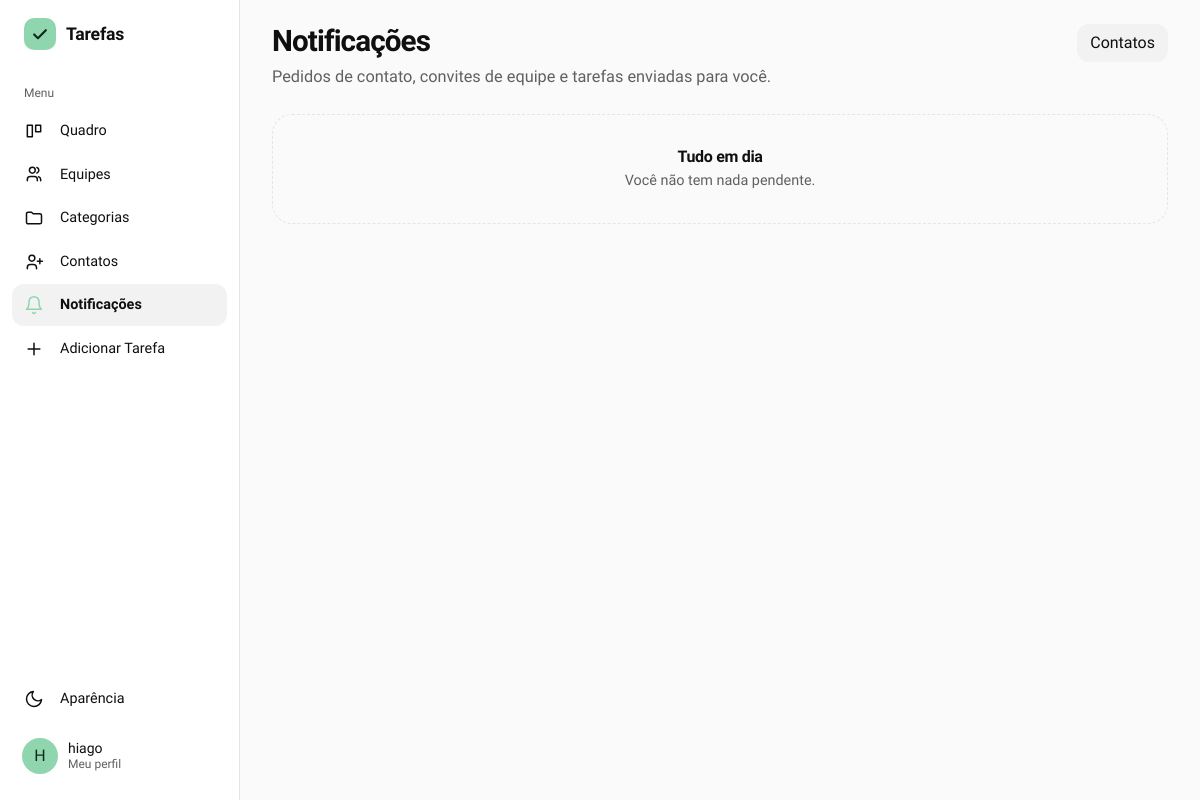
/notificacoes (signed in), run on an earlier commit of the app's database.
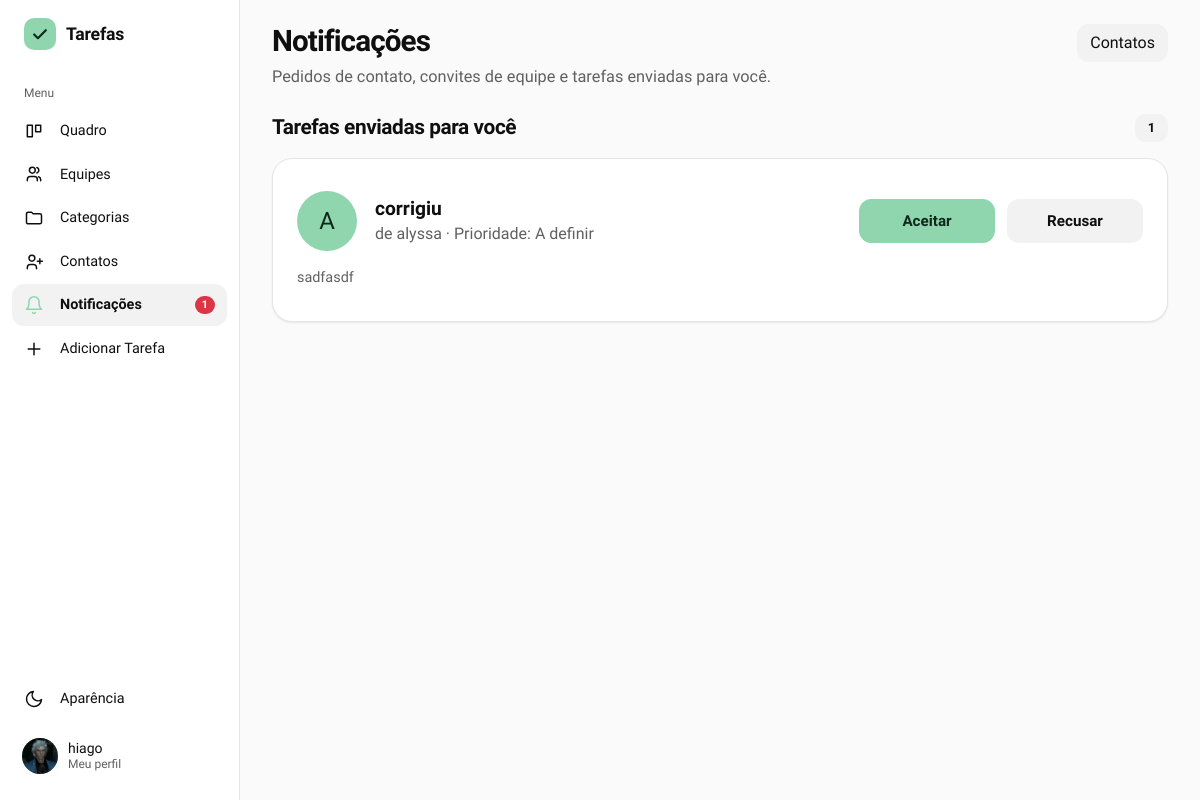
And on a later commit of the database.
### gerenciador_de_tarefas/models.py (models this page shows)
class Usuario(db.Model, UserMixin):
    id = db.Column(db.Integer, primary_key=True)
    nomeUsuario = db.Column(db.String(50), unique=True, nullable=False)
    email = db.Column(db.String(254), unique=True, nullable=False)
    senha = db.Column(db.String(255), nullable=False)
    nome = db.Column(db.String(100), nullable=False)
    tarefasCriadas = db.relationship('Tarefa', backref='criador', foreign_keys='Tarefa.criador_id', lazy=True)
    tarefasAtribuidas = db.relationship('Tarefa', backref='responsavel', foreign_keys='Tarefa.responsavel_id', lazy=True)
    cargo = db.Column(db.String(20), nullable=False, default='usuario') #admin ou usuario
    foto_perfil = db.Column(db.String(200), nullable=True, default='default.png')
    ordenacao_quadro = db.Column(db.String(30), nullable=False, default='padrao')

class Tarefa(db.Model):
    id = db.Column(db.Integer, primary_key=True)
    titulo = db.Column(db.String(150), nullable=False)
    descricao = db.Column(db.Text, nullable=False)
    status = db.Column(db.String(20), nullable=False, default='Pendente')
    prioridade = db.Column(db.String(20), nullable=False, default='A definir')
    prazo = db.Column(db.DateTime, nullable=True, index=True)
    criador_id = db.Column(db.Integer, db.ForeignKey('usuario.id'), nullable=False)
    responsavel_id = db.Column(db.Integer, db.ForeignKey('usuario.id'), nullable=False)
    equipe_id = db.Column(db.Integer, db.ForeignKey('equipe.id'), nullable=True)
    categoria_id = db.Column(db.Integer, db.ForeignKey('categoria.id'), nullable=True)
    subtarefas = db.relationship('Subtarefa', backref='tarefa', cascade='all, delete-orphan', lazy=True)
    aceite = db.Column(db.String(20), nullable=False, default='aceita', server_default='aceita')

### gerenciador_de_tarefas/app.py (the view)
@app.route('/notificacoes')
@login_required
def notificacoes():
    pedidos = Contato.query.filter_by(
        destinatario_id=current_user.id, status='pendente'
    ).order_by(Contato.criado_em.desc()).all()
    convites = ConviteEquipe.query.filter_by(
        convidado_id=current_user.id
    ).order_by(ConviteEquipe.criado_em.desc()).all()
    tarefas = Tarefa.query.filter_by(
        responsavel_id=current_user.id, aceite='aguardando'
    ).order_by(Tarefa.id.desc()).all()
    return render_template('notificacoes.html', pedidos=pedidos, convites=convites, tarefas=tarefas)

### gerenciador_de_tarefas/app.py (called while the page is built)
@login_manager.user_loader
def load_user(user_id):
    return db.session.get(Usuario, int(user_id))

@app.context_processor
def injetar_categorias_globais():
    if current_user.is_authenticated:
        return dict(categorias_globais=categorias_acessiveis())
    return dict(categorias_globais=[])

@app.context_processor
def injetar_notificacoes():
    if not current_user.is_authenticated:
        return dict(n_notificacoes=0)
    n = (Contato.query.filter_by(destinatario_id=current_user.id, status='pendente').count()
         + ConviteEquipe.query.filter_by(convidado_id=current_user.id).count()
         + Tarefa.query.filter_by(responsavel_id=current_user.id, aceite='aguardando').count())
    return dict(n_notificacoes=n)

def categorias_do_usuario():
    return Categoria.query.filter_by(usuario_id=current_user.id).order_by(Categoria.nome).all()

def categorias_acessiveis():
    proprias = categorias_do_usuario()
    de_outros = [cs.categoria for cs in CategoriaCompartilhada.query.filter_by(usuario_id=current_user.id).all()]
    return proprias + sorted(de_outros, key=lambda c: c.nome.lower())

### gerenciador_de_tarefas/templates/notificacoes.html (shortened to what this page needs)
{% extends "base.html" %}
{% block content %}
{% macro avatar(u) -%}
    {% if u.foto_perfil and u.foto_perfil != 'default.png' %}
        <img src="{{ url_for('static', filename='uploads/' + u.foto_perfil) }}" alt="" class="usuario-foto" />
    {% else %}
        <span class="usuario-foto">{{ u.nomeUsuario[:1]|upper }}</span>
    {% endif %}
{%- endmacro %}
<div class="eq-topo">
    <div>
        <h1 class="titulo-pagina">Notificações</h1>
        <p class="eq-subtitulo">Pedidos de contato, convites de equipe e tarefas enviadas para você.</p>
    </div>
    <a href="{{ url_for('contatos') }}" class="btn btn-outline-secondary">Contatos</a>
</div>
{% if not pedidos and not convites and not tarefas %}
<div class="eq-vazio">
    <h3 class="eq-vazio-titulo">Tudo em dia</h3>
    <p>Você não tem nada pendente.</p>
</div>
{% endif %}
{% if tarefas %}
<section class="eq-secao mb-5">
    <div class="eq-secao-cab">
        <h2 class="eq-secao-titulo">Tarefas enviadas para você</h2>
        <span class="eq-contagem">{{ tarefas|length }}</span>
    </div>
    <div class="cartao">
        {% for t in tarefas %}
        <div class="contato-item {{ 'border-top' if not loop.first }}">
            <div class="contato-linha">
                {{ avatar(t.criador) }}
                <div class="contato-info">
                    <div class="contato-nome">{{ t.titulo }}</div>
                    <div class="contato-usuario contato-usuario-livre">
                        de {{ t.criador.nomeUsuario }} · Prioridade: {{ t.prioridade or 'A definir' }}
                    </div>
                </div>
                <div class="contato-acoes">
                    <form method="POST" action="{{ url_for('aceitar_tarefa', tarefa_id=t.id) }}">
                        <button type="submit" class="btn btn-principal">Aceitar</button>
                    </form>
                    <form method="POST" action="{{ url_for('recusar_tarefa', tarefa_id=t.id) }}">
                        <button type="submit" class="btn btn-outline-secondary">Recusar</button>
                    </form>
                </div>
            </div>
            {% if t.descricao %}
            <p class="eqp-ajuda mt-3 mb-0">{{ t.descricao }}</p>
            {% endif %}
        </div>
        {% endfor %}
    </div>
</section>
{% endif %}
{% endblock %}

### gerenciador_de_tarefas/templates/base.html (shortened to what the changed rows need)
<!doctype html>
<html lang="pt-br">
  <head>
    <link
      rel="stylesheet"
      href="https://cdn.jsdelivr.net/npm/bootstrap@5.3.0/dist/css/bootstrap.min.css"
    />
    <link
      rel="stylesheet"
      href="{{ url_for('static', filename='static.css') }}"
    />
    <link rel="stylesheet" href="https://cdn.jsdelivr.net/npm/flatpickr/dist/flatpickr.min.css">
    <link rel="stylesheet" href="https://cdn.jsdelivr.net/npm/flatpickr/dist/themes/dark.css">
  </head>
  <body>
    {% macro aparencia(direcao='dropup') %}
    <div class="{{ direcao }}">
      <button
        class="menu-item"
        type="button"
        data-bs-toggle="dropdown"
        data-bs-auto-close="outside"
        aria-expanded="false"
      >
        <svg viewBox="0 0 24 24" fill="none" stroke="currentColor" stroke-width="1.8" stroke-linecap="round" stroke-linejoin="round" aria-hidden="true"><path d="M21 12.8A9 9 0 1111.2 3a7 7 0 009.8 9.8z"/></svg>
        <span>Aparência</span>
      </button>
    </div>
    {% endmacro %}
    {% macro logo() %}
    <span class="marca-icone">
      <svg width="20" height="20" viewBox="0 0 24 24" fill="none" stroke="currentColor" stroke-width="2.6" stroke-linecap="round" stroke-linejoin="round" aria-hidden="true"><path d="M5 12.5l4.5 4.5L19 7.5"/></svg>
    </span>
    {% endmacro %}
    {% set ep = request.endpoint or '' %}
    {% if current_user.is_authenticated %}
    <div class="app">
      <aside class="lateral" aria-label="Menu principal">
        <a
          class="marca"
          href="{{ url_for('admin_dashboard') if current_user.cargo == 'admin' else url_for('quadro') }}"
        >{{ logo() }}<span>Tarefas</span></a>
        <div class="menu-titulo">Menu</div>
        <a class="menu-item {{ 'ativo' if ep == 'quadro' }}" href="{{ url_for('quadro') }}">
          <svg viewBox="0 0 24 24" fill="none" stroke="currentColor" stroke-width="1.8" stroke-linecap="round" stroke-linejoin="round" aria-hidden="true"><path d="M4 5h6v14H4zM14 5h6v8h-6z"/></svg>
          <span>Quadro</span>
        </a>
        <a class="menu-item {{ 'ativo' if ep in ['equipes', 'ver_equipe', 'adicionar_tarefa_equipe'] }}" href="{{ url_for('equipes') }}">
          <svg viewBox="0 0 24 24" fill="none" stroke="currentColor" stroke-width="1.8" stroke-linecap="round" stroke-linejoin="round" aria-hidden="true"><path d="M16 20v-1.5a3.5 3.5 0 00-3.5-3.5h-5A3.5 3.5 0 004 18.5V20M10 11a3.5 3.5 0 100-7 3.5 3.5 0 000 7zM20 20v-1.5a3.5 3.5 0 00-2.5-3.3M15.5 4.2a3.5 3.5 0 010 6.6"/></svg>
          <span>Equipes</span>
        </a>
        <a class="menu-item {{ 'ativo' if ep in ['ver_categorias', 'ver_categoria'] }}" href="{{ url_for('ver_categorias') }}">
          <svg viewBox="0 0 24 24" fill="none" stroke="currentColor" stroke-width="1.8" stroke-linejoin="round" aria-hidden="true"><path d="M3 7a2 2 0 012-2h4l2 2h8a2 2 0 012 2v8a2 2 0 01-2 2H5a2 2 0 01-2-2z"/></svg>
          <span>Categorias</span>
        </a>
        <a class="menu-item {{ 'ativo' if ep == 'contatos' }}" href="{{ url_for('contatos') }}">
          <svg viewBox="0 0 24 24" fill="none" stroke="currentColor" stroke-width="1.8" stroke-linecap="round" stroke-linejoin="round" aria-hidden="true"><path d="M15 20v-1.5a3.5 3.5 0 00-3.5-3.5h-4A3.5 3.5 0 004 18.5V20M9.5 11a3.5 3.5 0 100-7 3.5 3.5 0 000 7zM19 8v6M16 11h6"/></svg>
          <span>Contatos</span>
        </a>
        <a class="menu-item {{ 'ativo' if ep == 'notificacoes' }}" href="{{ url_for('notificacoes') }}">
          <svg viewBox="0 0 24 24" fill="none" stroke="currentColor" stroke-width="1.8" stroke-linecap="round" stroke-linejoin="round" aria-hidden="true"><path d="M6 8a6 6 0 0112 0c0 7 3 9 3 9H3s3-2 3-9M10.3 21a1.9 1.9 0 003.4 0"/></svg>
          <span>Notificações</span>
          {% if n_notificacoes %}<span class="badge rounded-pill text-bg-danger ms-auto">{{ n_notificacoes }}</span>{% endif %}
        </a>
        <a class="menu-item" href="#" data-bs-toggle="modal" data-bs-target="#modalAdicionarTarefa">
          <svg viewBox="0 0 24 24" fill="none" stroke="currentColor" stroke-width="1.8" stroke-linecap="round" aria-hidden="true"><path d="M12 5v14M5 12h14"/></svg>
          <span>Adicionar Tarefa</span>
        </a>
        <div class="menu-espaco"></div>
        {{ aparencia('dropup') }}
        <a href="#" class="usuario-card mt-2 text-decoration-none" data-bs-toggle="modal" data-bs-target="#modalPerfil" title="Meu Perfil">
          {% if current_user.foto_perfil and current_user.foto_perfil != 'default.png' %}
            <img src="{{ url_for('static', filename='uploads/' + current_user.foto_perfil) }}" alt="" class="usuario-foto" />
          {% else %}
            <span class="usuario-foto">{{ current_user.nomeUsuario[:1]|upper }}</span>
          {% endif %}
          <span class="usuario-nome">{{ current_user.nome or current_user.nomeUsuario }}<small>Meu perfil</small></span>
        </a>
      </aside>
      <main class="conteudo">
        <div class="conteudo-interno">
    {% endif %}
    {% block content %}{% endblock %}
    {% if current_user.is_authenticated %}
        </div>
      </main>
    </div>
    {% else %}
    </main>
    {% endif %}
  </body>
</html>

What changed in the data, as far as the page shows it:
changed Usuario "hiago": foto_perfil: picture added; nomeUsuario "H" → (not shown)
added Tarefa: titulo "corrigiu", criador.nomeUsuario "alyssa", prioridade "A definir", descricao "sadfasdf"
now on this page (row edited): Usuario: nomeUsuario "A"
Also different on the page:
{{ n_notificacoes }}: (not shown) → "1"
{{ tarefas|length }}: (not shown) → "1"
text no longer shown: "Tudo em dia Você não tem nada pendente."
text now shown: "Tarefas enviadas para você"
